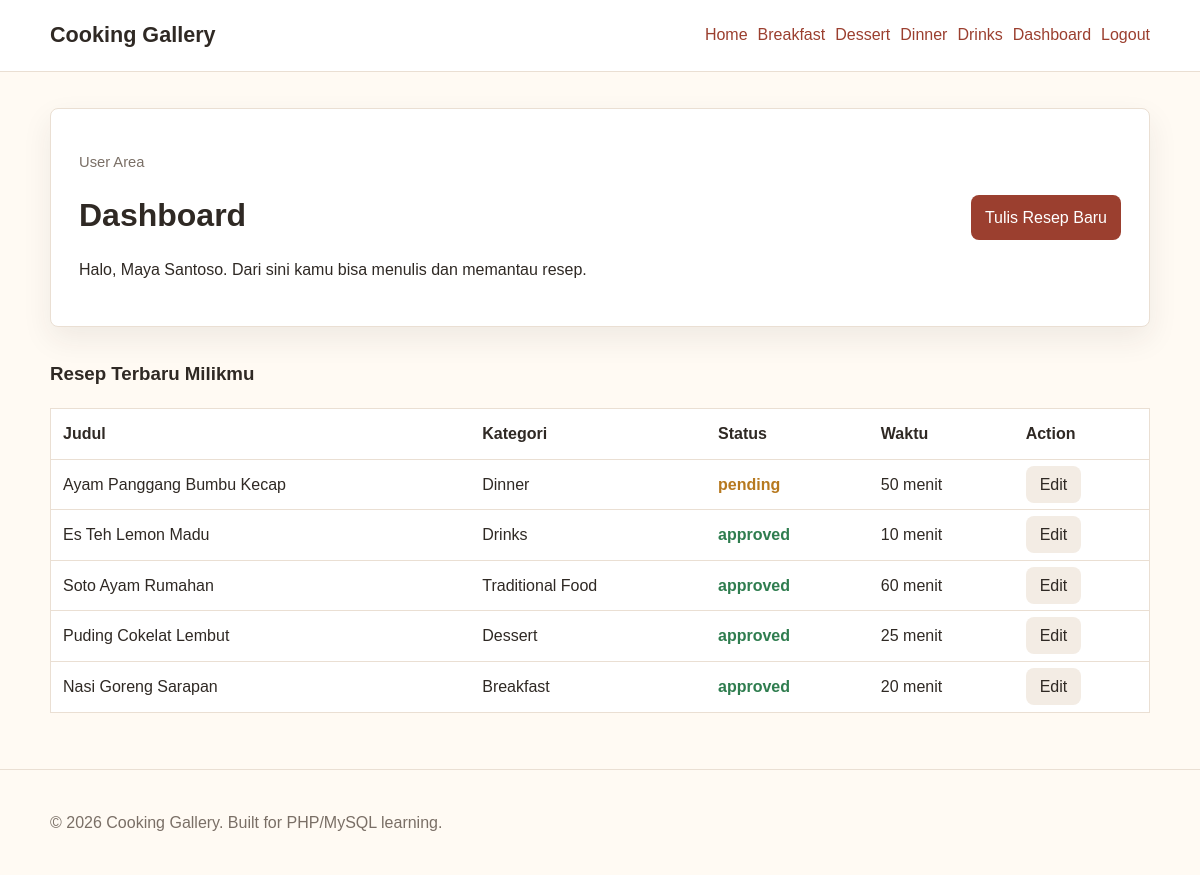
/user/dashboard.php (signed in), run on an earlier commit of the app's database.
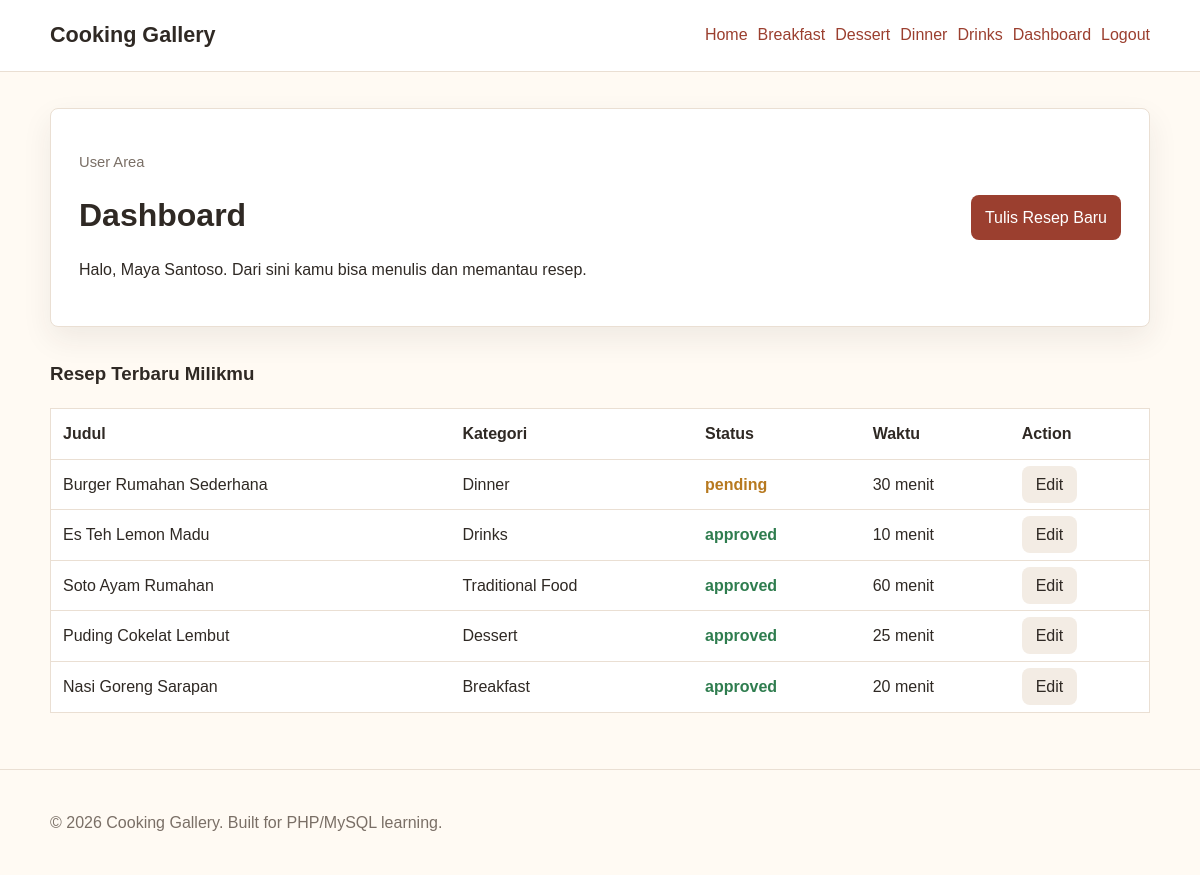
And on a later commit of the database.
### tables this page shows
CREATE TABLE IF NOT EXISTS categories (
    id INT AUTO_INCREMENT PRIMARY KEY,
    name VARCHAR(100) NOT NULL,
    slug VARCHAR(120) NOT NULL UNIQUE
);

CREATE TABLE IF NOT EXISTS recipes (
    id INT AUTO_INCREMENT PRIMARY KEY,
    user_id INT NOT NULL,
    category_id INT NOT NULL,
    title VARCHAR(150) NOT NULL,
    slug VARCHAR(180) NOT NULL UNIQUE,
    description TEXT,
    ingredients TEXT NOT NULL,
    cooking_type VARCHAR(100),
    difficulty ENUM('easy', 'medium', 'hard') NOT NULL DEFAULT 'easy',
    cooking_time_minutes INT NOT NULL,
    image VARCHAR(255),
    status ENUM('pending', 'approved', 'rejected') NOT NULL DEFAULT 'pending',
    created_at DATETIME NOT NULL DEFAULT CURRENT_TIMESTAMP,
    updated_at DATETIME NULL,
    INDEX index_recipes_status_created_at (status, created_at),
    INDEX index_recipes_category_status (category_id, status),
    CONSTRAINT fk_recipes_user FOREIGN KEY (user_id) REFERENCES users(id) ON DELETE CASCADE,
    CONSTRAINT fk_recipes_category FOREIGN KEY (category_id) REFERENCES categories(id) ON DELETE RESTRICT
);

### classes/Category.php (called while the page is built, shortened)
<?php
class Category
{
    private PDO $databaseConnection;
    public function __construct(PDO $databaseConnection)
    {
        $this->databaseConnection = $databaseConnection;
    }
    public function getAll(): array
    {
        $allCategoriesStatement = $this->databaseConnection->query("SELECT * FROM categories ORDER BY name ASC");
        return $allCategoriesStatement->fetchAll();
    }
}

### includes/bootstrap.php (called while the page is built, shortened)
<?php
require_once __DIR__ . '/../classes/Auth.php';
require_once __DIR__ . '/../classes/Category.php';
require_once __DIR__ . '/../classes/Recipe.php';
function escapeHtml($value): string
{
    return htmlspecialchars((string) $value, ENT_QUOTES, 'UTF-8');
}

### classes/Auth.php (called while the page is built, shortened)
<?php
class Auth
{
    public function check(): bool
    {
        return isset($_SESSION['user_id']);
    }
}

### classes/Recipe.php (called while the page is built, shortened)
<?php
class Recipe
{
    private PDO $databaseConnection;
    public function __construct(PDO $databaseConnection)
    {
        $this->databaseConnection = $databaseConnection;
    }
    public function getByUser(int $userId): array
    {
        $userRecipesStatement = $this->databaseConnection->prepare("
            SELECT recipes.*, categories.name AS category_name
            FROM recipes
            JOIN categories ON categories.id = recipes.category_id
            WHERE user_id = ?
            ORDER BY created_at DESC
        ");
        $userRecipesStatement->execute([$userId]);
        return $userRecipesStatement->fetchAll();
    }
}

### user/dashboard.php (the view, shortened to what this page needs)
<?php
require_once __DIR__ . '/../includes/bootstrap.php';
$recipeObject = new Recipe($databaseConnection);
$recipes = $recipeObject->getByUser((int) $_SESSION['user_id']);
include __DIR__ . '/../includes/header.php';
?>
<section class="dashboard-header">
    <div>
        <p class="eyebrow">User Area</p>
        <h2>Dashboard</h2>
        <p>Halo, <?= escapeHtml($_SESSION['display_name'] ?: $_SESSION['username']) ?>. Dari sini kamu bisa menulis dan memantau resep.</p>
    </div>
    <a class="button button-primary" href="<?= APP_URL ?>/user/new-recipe.php">Tulis Resep Baru</a>
</section>
<h3>Resep Terbaru Milikmu</h3>
<?php if (!$recipes): ?>
    <div class="alert">Kamu belum menulis resep.</div>
<?php else: ?>
    <table class="admin-table">
        <thead>
            <tr>
                <th>Judul</th>
                <th>Kategori</th>
                <th>Status</th>
                <th>Waktu</th>
                <th>Action</th>
            </tr>
        </thead>
        <tbody>
            <?php foreach ($recipes as $recipe): ?>
                <tr>
                    <td><?= escapeHtml($recipe['title']) ?></td>
                    <td><?= escapeHtml($recipe['category_name']) ?></td>
                    <td><span class="status-<?= escapeHtml($recipe['status']) ?>"><?= escapeHtml($recipe['status']) ?></span></td>
                    <td><?= (int) $recipe['cooking_time_minutes'] ?> menit</td>
                    <td><a class="button button-neutral" href="<?= APP_URL ?>/user/edit-recipe.php?id=<?= (int) $recipe['id'] ?>">Edit</a></td>
                </tr>
            <?php endforeach; ?>
        </tbody>
    </table>
<?php endif; ?>
<?php include __DIR__ . '/../includes/footer.php'; ?>

### includes/header.php (shortened to what this page needs)
<?php
$authForHeader = new Auth($databaseConnection);
$categoryObjectForHeader = new Category($databaseConnection);
$navigationCategories = $categoryObjectForHeader->getAll();
?>
<!DOCTYPE html>
<html lang="id">
<head>
    <link rel="stylesheet" href="<?= APP_URL ?>/assets/css/style.css">
</head>
<body>
<header class="site-header">
    <div class="container">
        <h1 class="logo"><a href="<?= APP_URL ?>">Cooking Gallery</a></h1>
        <nav class="top-nav" aria-label="Main navigation">
            <a href="<?= APP_URL ?>">Home</a>
            <?php foreach (array_slice($navigationCategories, 0, 4) as $navigationCategory): ?>
                <a href="<?= APP_URL ?>/category.php?id=<?= (int) $navigationCategory['id'] ?>"><?= escapeHtml($navigationCategory['name']) ?></a>
            <?php endforeach; ?>
            <?php if ($authForHeader->check()): ?>
                <a href="<?= APP_URL ?>/user/dashboard.php">Dashboard</a>
                <a href="<?= APP_URL ?>/logout.php">Logout</a>
            <?php else: ?>
                <a href="<?= APP_URL ?>/login.php">Login</a>
                <a href="<?= APP_URL ?>/register.php">Register</a>
            <?php endif; ?>
        </nav>
    </div>
</header>
<main class="site-main">
    <div class="container">

### includes/footer.php (shortened to what this page needs)
    </div>
</main>
<footer class="site-footer">
    <div class="container">
        <p>&copy; <?= date('Y') ?> Cooking Gallery. Built for PHP/MySQL learning.</p>
    </div>
</footer>
</body>
</html>

### assets/css/style.css (style rules this page uses)
:root { --color-bg: #fffaf3; --color-surface: #ffffff; --color-text: #2f2924; --color-muted: #7a6f66; --color-primary: #9b3f2f; --color-primary-dark: #742f24; --color-border: #eadfd3; --color-success: #2f7d4f; --color-warning: #b7791f; --color-danger: #b42318; --shadow-soft: 0 12px 30px rgba(47, 41, 36, 0.08); --radius: 8px; --container: 1100px; }
* { box-sizing: border-box; }
body { margin: 0; font-family: Arial, sans-serif; background: var(--color-bg); color: var(--color-text); line-height: 1.6; }
.container { width: min(92%, var(--container)); margin: 0 auto; }
a { color: var(--color-primary); text-decoration: none; }
.site-header { background: var(--color-surface); border-bottom: 1px solid var(--color-border); position: sticky; top: 0; z-index: 10; }
.site-header .container { display: flex; align-items: center; justify-content: space-between; gap: 24px; padding: 18px 0; }
.logo { font-size: 1.35rem; margin: 0; }
.logo a { color: var(--color-text); font-weight: 700; }
.top-nav, .admin-nav, .inline-actions { display: flex; align-items: center; flex-wrap: wrap; gap: 10px; }
.site-main { min-height: 72vh; padding: 36px 0 56px; }
.hero, .dashboard-header { display: flex; align-items: center; justify-content: space-between; gap: 24px; background: var(--color-surface); border: 1px solid var(--color-border); border-radius: var(--radius); box-shadow: var(--shadow-soft); padding: 28px; margin-bottom: 32px; }
.hero h2, .dashboard-header h2 { font-size: 2rem; margin: 0 0 8px; }
.eyebrow, .recipe-meta, .recipe-author { color: var(--color-muted); font-size: 0.92rem; }
.button, button { border: 0; border-radius: var(--radius); padding: 10px 14px; cursor: pointer; background: #f3ece4; color: var(--color-text); font: inherit; }
.button-primary, button[type="submit"] { background: var(--color-primary); color: #ffffff; }
.button-neutral { background: #f3ece4; color: var(--color-text); }
.admin-table { width: 100%; border-collapse: collapse; background: var(--color-surface); border: 1px solid var(--color-border); }
.admin-table th, .admin-table td { padding: 12px; border-bottom: 1px solid var(--color-border); text-align: left; vertical-align: top; }
.status-pending, .status-approved, .status-rejected { font-weight: 700; }
.status-pending { color: var(--color-warning); }
.status-approved { color: var(--color-success); }
.site-footer { border-top: 1px solid var(--color-border); color: var(--color-muted); padding: 24px 0; }

What changed in the data, as far as the page shows it:
changed recipes "pending": title "Ayam Panggang Bumbu Kecap" → "Burger Rumahan Sederhana"; cooking_time_minutes "50" → "30"
